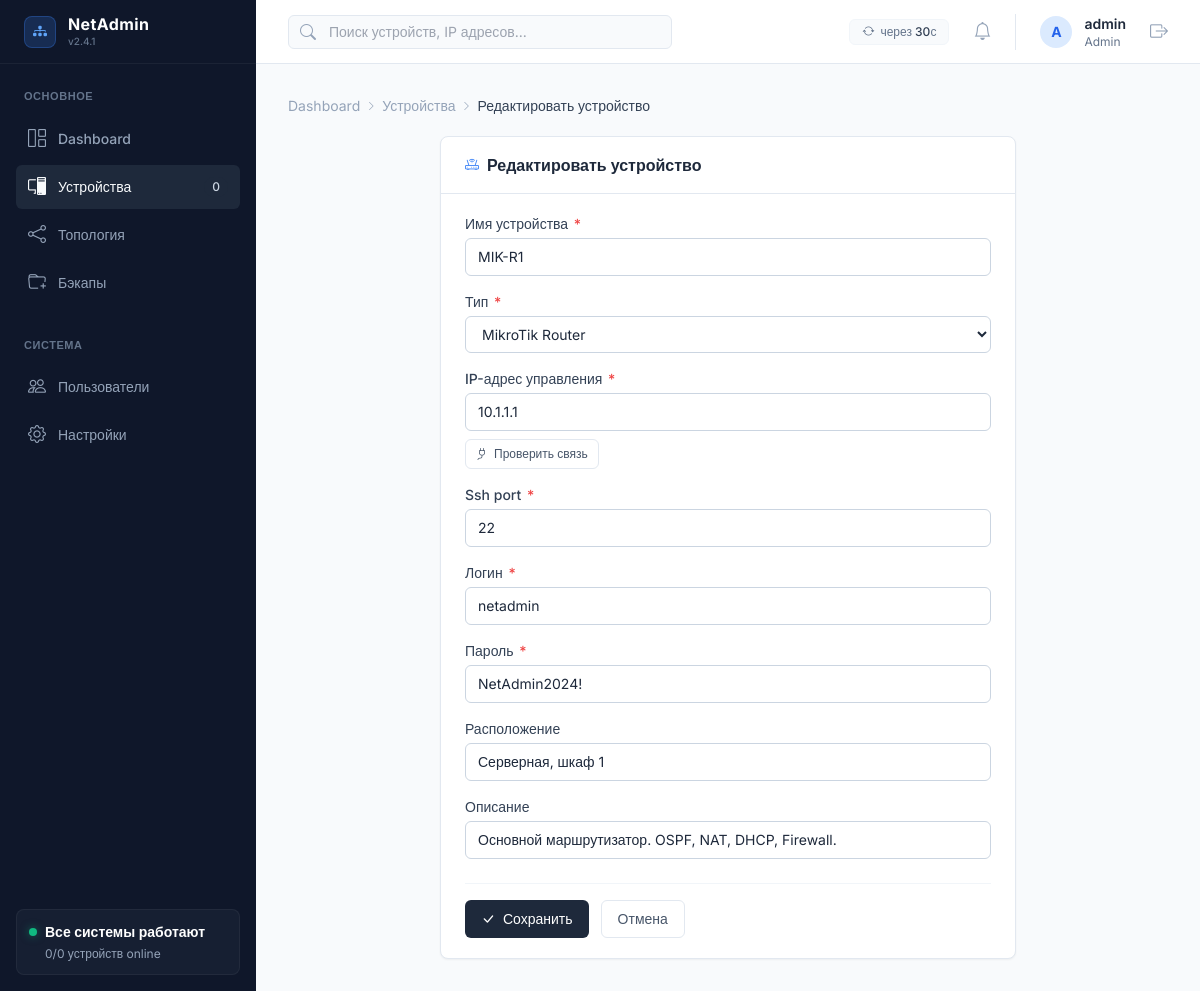
Screenshot of /devices/1/edit/ (signed in) with the database file from the repository.
### apps/devices/models.py (models this page shows, shortened)
class Device(models.Model):
    name = models.CharField(max_length=100, verbose_name='Имя устройства')
    device_type = models.CharField(max_length=20, choices=DeviceType.choices, verbose_name='Тип')
    ip_address = models.GenericIPAddressField(unique=True, verbose_name='IP-адрес управления')
    ssh_port = models.PositiveIntegerField(default=22)
    username = models.CharField(max_length=50, verbose_name='Логин')
    password = models.CharField(max_length=128, verbose_name='Пароль')
    location = models.CharField(max_length=100, blank=True, verbose_name='Расположение')
    description = models.TextField(blank=True, verbose_name='Описание')
    status = models.CharField(max_length=10, choices=DeviceStatus.choices,
                               default=DeviceStatus.UNKNOWN, verbose_name='Статус')
    last_seen = models.DateTimeField(null=True, blank=True, verbose_name='Последний ответ')
    uptime = models.CharField(max_length=100, blank=True, verbose_name='Uptime')
    os_version = models.CharField(max_length=200, blank=True, verbose_name='Версия ОС')
    serial_number = models.CharField(max_length=100, blank=True)
    model = models.CharField(max_length=100, blank=True, verbose_name='Модель')
    serviced_at = models.DateField(null=True, blank=True, verbose_name='Дата обслуживания')
    created_at = models.DateTimeField(auto_now_add=True)
    updated_at = models.DateTimeField(auto_now=True)
    class Meta:
        ordering = ['name']
        verbose_name = 'Устройство'
        verbose_name_plural = 'Устройства'

### apps/devices/views.py (the view)
# urls.py: path('<int:pk>/edit/', views.DeviceUpdateView.as_view(), name='device-edit'),
class DeviceUpdateView(OperatorRequiredMixin, LoginRequiredMixin, UpdateView):
    model = Device
    template_name = 'devices/device_form.html'
    fields = ['name', 'device_type', 'ip_address', 'ssh_port',
              'username', 'password', 'location', 'description']
    success_url = reverse_lazy('device-list')
    def get_context_data(self, **kwargs):
        ctx = super().get_context_data(**kwargs)
        ctx['title'] = 'Редактировать устройство'
        return ctx

### apps/accounts/context_processors.py (called while the page is built)
def user_role(request):
    if not request.user.is_authenticated:
        return {'user_role': '', 'is_operator': False}
    u = request.user
    if u.is_superuser or u.groups.filter(name='admin').exists():
        role = 'admin'
    elif u.groups.filter(name='operator').exists():
        role = 'operator'
    else:
        role = 'viewer'
    return {
        'user_role': role,
        'is_operator': role in ('operator', 'admin'),
    }

### apps/accounts/mixins.py (called while the page is built)
    def test_func(self):
        u = self.request.user
        return u.is_superuser or u.groups.filter(name__in=['operator', 'admin']).exists()

### apps/monitoring/context_processors.py (called while the page is built)
def alert_count(request):
    if request.user.is_authenticated:
        count = Alert.objects.filter(is_resolved=False).count()
        return {'active_alerts_count': count}
    return {'active_alerts_count': 0}

### templates/devices/device_form.html (shortened to what this page needs)
{% extends 'base.html' %}
{% block breadcrumbs %}
<nav class="flex items-center text-sm text-slate-400 mb-5 gap-1.5">
    <a href="{% url 'dashboard' %}" class="hover:text-slate-600 transition-colors">Dashboard</a>
    <i class="bi bi-chevron-right text-[10px]"></i>
    <a href="{% url 'device-list' %}" class="hover:text-slate-600 transition-colors">Устройства</a>
    <i class="bi bi-chevron-right text-[10px]"></i>
    <span class="text-slate-700 font-medium">{{ title }}</span>
</nav>
{% endblock %}
{% block content %}
<div class="max-w-xl mx-auto">
    <div class="bg-white rounded-lg border border-slate-200 shadow-sm">
        <div class="px-6 py-4 border-b border-slate-200 flex items-center gap-2">
            <i class="bi bi-router text-blue-500 text-sm"></i>
            <h2 class="text-base font-semibold text-slate-800">{{ title }}</h2>
        </div>
        <div class="px-6 py-5">
            <form method="post" id="device-form">
                {% for field in form %}
                <div class="mb-4">
                    <label class="block text-sm font-medium text-slate-700 mb-1" for="{{ field.id_for_label }}">
                        {{ field.label }}
                        {% if field.field.required %}<span class="text-red-500 ml-0.5">*</span>{% endif %}
                    </label>
                    {% if field.field.widget.input_type == 'select' %}
                        <select name="{{ field.html_name }}" id="{{ field.id_for_label }}"
                                class="w-full text-sm border rounded-md px-3 py-2 focus:outline-none focus:ring-2 focus:ring-blue-100 focus:border-blue-400 transition-all
                                       {% if field.errors %}border-red-400 bg-red-50{% else %}border-slate-300 bg-white{% endif %}">
                            {% for val, label in field.field.choices %}
                            <option value="{{ val }}" {% if field.value == val %}selected{% endif %}>{{ label }}</option>
                            {% endfor %}
                        </select>
                    {% else %}
                        <input type="{{ field.field.widget.input_type }}"
                               name="{{ field.html_name }}"
                               id="{{ field.id_for_label }}"
                               value="{{ field.value|default:'' }}"
                               class="w-full text-sm border rounded-md px-3 py-2 focus:outline-none focus:ring-2 focus:ring-blue-100 focus:border-blue-400 transition-all
                                      {% if field.errors %}border-red-400 bg-red-50{% else %}border-slate-300 bg-white{% endif %}"
                               {% if field.field.required %}required{% endif %}>
                    {% endif %}
                    {% if field.html_name == 'ip_address' %}
                    <div class="mt-2 flex items-center gap-2">
                        <button type="button" id="btn-test-conn"
                                class="inline-flex items-center gap-1.5 px-2.5 py-1.5 text-xs font-medium rounded-md border border-slate-200 bg-white text-slate-600 hover:bg-slate-50 transition-colors">
                            <i class="bi bi-plug" id="test-icon"></i> Проверить связь
                        </button>
                    </div>
                    {% endif %}
                </div>
                {% endfor %}
                <div class="flex gap-3 mt-6 pt-4 border-t border-slate-100">
                    <button type="submit"
                            class="inline-flex items-center gap-2 px-4 py-2 rounded-md bg-slate-800 text-white text-sm font-medium hover:bg-slate-700 transition-colors">
                        <i class="bi bi-check-lg"></i> Сохранить
                    </button>
                    <a href="{% url 'device-list' %}"
                       class="inline-flex items-center gap-2 px-4 py-2 rounded-md border border-slate-200 bg-white text-slate-600 text-sm font-medium hover:bg-slate-50 transition-colors">
                        Отмена
                    </a>
                </div>
            </form>
        </div>
    </div>
</div>
{% endblock %}

### templates/base.html (shortened to what this page needs)
{% load static %}
<!DOCTYPE html>
<html lang="ru">
<head>
    <script src="https://cdn.tailwindcss.com"></script>
    <link href="https://cdn.jsdelivr.net/npm/bootstrap-icons@1.10.0/font/bootstrap-icons.css" rel="stylesheet">
</head>
<body class="flex min-h-screen bg-slate-50 text-slate-800 antialiased selection:bg-blue-200">
    <aside class="w-64 bg-slate-900 text-slate-400 flex flex-col fixed inset-y-0 z-50">
        <div class="h-16 flex items-center px-6 border-b border-white/5">
            <div class="w-8 h-8 rounded-lg bg-blue-500/20 flex items-center justify-center mr-3 text-blue-400 border border-blue-500/30">
                <i class="bi bi-diagram-3-fill text-sm"></i>
            </div>
            <div>
                <div class="text-white font-bold tracking-wide leading-tight">NetAdmin</div>
                <div class="text-[10px] text-slate-500 font-medium">v2.4.1</div>
            </div>
        </div>
        <nav class="flex-1 px-4 py-6 overflow-y-auto">
            <div class="text-[11px] font-bold text-slate-500 tracking-wider mb-3 px-2">ОСНОВНОЕ</div>
            <ul class="space-y-1 mb-8">
                <li>
                    <a href="{% url 'dashboard' %}" class="sidebar-link flex items-center px-3 py-2 rounded-md text-sm font-medium {% if request.resolver_match.url_name == 'dashboard' %}active{% endif %}">
                        <i class="bi bi-grid-1x2 mr-3 text-lg"></i>
                        Dashboard
                    </a>
                </li>
                <li>
                    <a href="{% url 'device-list' %}" class="sidebar-link flex items-center px-3 py-2 rounded-md text-sm font-medium justify-between {% if 'device' in request.resolver_match.url_name %}active{% endif %}">
                        <div class="flex items-center">
                            <i class="bi bi-pc-display mr-3 text-lg"></i>
                            Устройства
                        </div>
                        <span class="bg-slate-800 text-slate-300 text-xs py-0.5 px-2 rounded-full">{{ total_devices|default:"0" }}</span>
                    </a>
                </li>
                <li>
                    <a href="{% url 'topology' %}" class="sidebar-link flex items-center px-3 py-2 rounded-md text-sm font-medium {% if request.resolver_match.url_name == 'topology' %}active{% endif %}">
                        <i class="bi bi-share mr-3 text-lg"></i>
                        Топология
                    </a>
                </li>
                <li>
                    <a href="{% url 'backup-list' %}" class="sidebar-link flex items-center px-3 py-2 rounded-md text-sm font-medium {% if 'backup' in request.resolver_match.url_name %}active{% endif %}">
                        <i class="bi bi-folder-plus mr-3 text-lg"></i>
                        Бэкапы
                    </a>
                </li>
            </ul>
            <div class="text-[11px] font-bold text-slate-500 tracking-wider mb-3 px-2">СИСТЕМА</div>
            <ul class="space-y-1">
                {% if is_operator %}
                <li>
                    <a href="{% url 'user-list' %}" class="sidebar-link flex items-center px-3 py-2 rounded-md text-sm font-medium ">
                        <i class="bi bi-people mr-3 text-lg"></i>
                        Пользователи
                    </a>
                </li>
                {% endif %}
                {% if user_role == 'admin' %}
                <li>
                    <a href="{% url 'settings' %}" class="sidebar-link flex items-center px-3 py-2 rounded-md text-sm font-medium {% if request.resolver_match.url_name == 'settings' %}active{% endif %}">
                        <i class="bi bi-gear mr-3 text-lg"></i>
                        Настройки
                    </a>
                </li>
                {% endif %}
            </ul>
        </nav>
        <div class="p-4 mt-auto">
            <div class="bg-slate-800/50 rounded-lg p-3 border border-white/5">
                <div class="flex items-center text-sm font-semibold text-white mb-1">
                    <div class="w-2 h-2 rounded-full bg-emerald-500 mr-2 shadow-[0_0_8px_rgba(16,185,129,0.5)]"></div>
                    Все системы работают
                </div>
                <div class="text-xs text-slate-400 pl-4" id="status-widget-devices">
                    {{ online_count|default:"0" }}/{{ total_devices|default:"0" }} устройств online
                </div>
            </div>
        </div>
    </aside>
    <main class="flex-1 ml-64 flex flex-col min-h-screen">
        <header class="h-16 bg-white border-b border-slate-200 flex items-center justify-between px-8 sticky top-0 z-40 bg-white/90 backdrop-blur-sm">
            <div class="relative w-96">
                <i class="bi bi-search absolute left-3 top-1/2 -translate-y-1/2 text-slate-400"></i>
                <input type="text" placeholder="Поиск устройств, IP адресов..."
                       class="w-full bg-slate-50 border border-slate-200 text-sm rounded-md py-1.5 pl-10 pr-4 focus:outline-none focus:ring-2 focus:ring-blue-100 focus:border-blue-300 transition-shadow">
            </div>
            <div class="flex items-center space-x-6">
                <div class="flex items-center text-xs text-slate-500 px-3 py-1 bg-slate-50 rounded-md border border-slate-100" title="Авто-обновление статусов">
                    <i class="bi bi-arrow-repeat mr-1.5" id="refresh-icon"></i>
                    <span class="font-medium">через <span id="refresh-timer" class="text-slate-700">30</span>с</span>
                </div>
                <a href="{% url 'dashboard' %}#alerts" class="relative text-slate-400 hover:text-slate-600 transition-colors">
                    <i class="bi bi-bell text-lg"></i>
                </a>
                {% if user.is_authenticated %}
                <div class="flex items-center border-l border-slate-200 pl-6 cursor-pointer group">
                    <div class="w-8 h-8 rounded-full bg-blue-100 text-blue-600 flex items-center justify-center font-bold text-sm mr-3">
                        {{ user.username|make_list|first|upper }}
                    </div>
                    <div class="text-sm">
                        <div class="font-semibold text-slate-800">{{ user.username }}</div>
                        {% if user_role %}
                        <div class="text-xs text-slate-500">{{ user_role|title }}</div>
                        {% endif %}
                    </div>
                </div>
                <a href="{% url 'logout' %}" class="ml-4 text-slate-400 hover:text-slate-600" title="Выйти">
                    <i class="bi bi-box-arrow-right text-lg"></i>
                </a>
                {% endif %}
            </div>
        </header>
        <div class="p-8 max-w-7xl mx-auto w-full">
            {% block breadcrumbs %}{% endblock %}
            {% block content %}{% endblock %}
        </div>
    </main>
</body>
</html>

### templates/base.html (style rules this page uses)
body { font-family: 'Inter', sans-serif; background-color: #f8fafc; color: #0f172a; }
.sidebar-link { transition: all 0.2s ease; }
.sidebar-link.active { background-color: #1e293b; color: #f8fafc; }

### rows the page displays
Device: name "MIK-R1" "10.1.1.1" "netadmin" "NetAdmin2024!" "Серверная, шкаф 1" "Основной маршрутизатор. OSPF, NAT, DHCP, Firewall.", device_type "MikroTik Router"

### other values shown
{{ total_devices|default:"0" }} "0"
{{ online_count|default:"0" }} "0"
{{ user.username|make_list|first|upper }} "A"
{{ user.username }} "admin"
{{ user_role|title }} "Admin"
{{ title }} "Редактировать устройство"
{{ field.label }} "Имя устройства" "Тип" "IP-адрес управления" "Ssh port" "Логин" "Пароль" "Расположение" "Описание"
